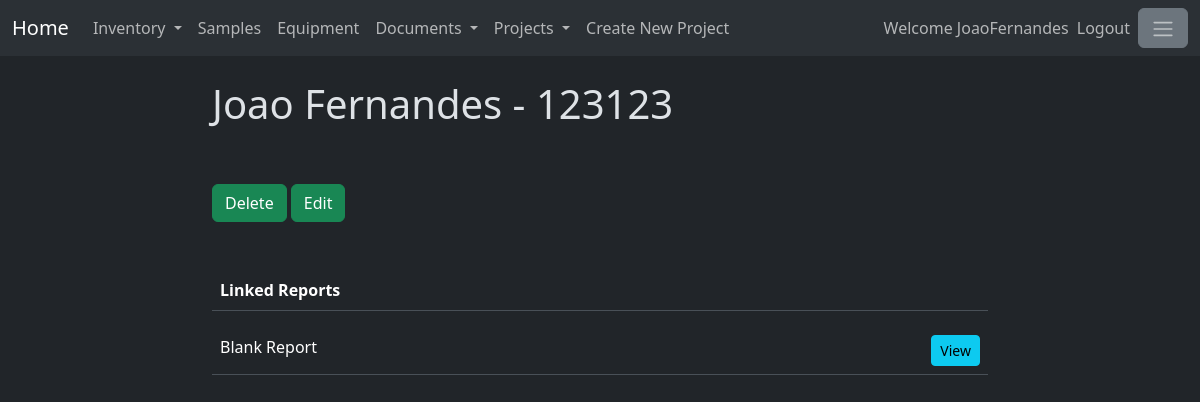
The app's page /stock/1 (signed in), older data.
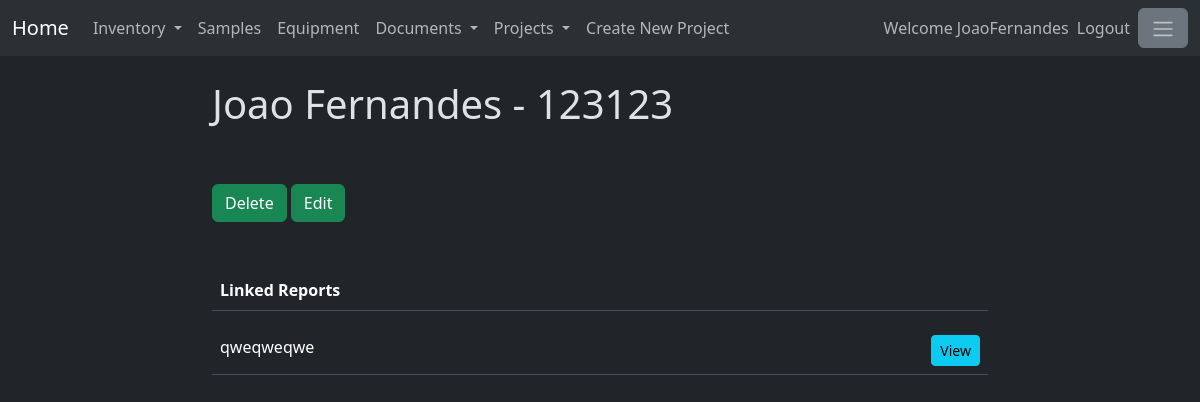
The same page, newer data.
### reports/models.py (models this page shows)
class Reports(models.Model):
    title = models.CharField(max_length=200)
    reportBody = RichTextField(blank=True,null=True)
    reportTags = models.ManyToManyField(Tags)
    isEnabled = models.BooleanField()
    owner = models.ForeignKey(User,on_delete=models.SET_NULL, null=True)
    ownerSignature = models.CharField(max_length=200)
    creationDate = models.DateField(auto_now_add=True)
    linkedReports = models.ManyToManyField('self')
    linkedSOPs=models.ManyToManyField(SOP, related_name="linkedSOPs")
    linkedReagents=models.ManyToManyField(Stock, related_name="linkedReagents")
    linkedSamples=models.ManyToManyField(Sample, related_name="linkedSamples")
    linkedEquipments=models.ManyToManyField(Equipment, related_name="linkedEquipments")
    linkedAttachment=models.ManyToManyField(ReportsAttachments, related_name="linkedAttachment")
    reportReviewers = models.ManyToManyField(ReportReviewers, related_name="reviewers")
    reviewed = models.BooleanField(default=False)
    project = models.ForeignKey(Projects, on_delete=models.SET_NULL, null=True)
    canEditUsers = models.ManyToManyField(User, related_name="canEditUsers")
    def __str__(self) -> str:
        return self.title

### stock/views.py (the view)
# urls.py: path('<int:id>', views.SpecificStock, name = 'specificStock'),
@login_required
def SpecificStock(response,id):
    stockInfo = Stock.objects.get(id=id)
    if not stockInfo.isEnabled:
        return HttpResponseRedirect("/stock")
    if response.method == "POST":
        if response.POST.get('delete_stock'):
            StockVersioning(action = "DELETED", stockModel = stockInfo, user=response.user)
            stockInfo.quantity=0
            stockInfo.isEnabled=False
            stockInfo.save()
            return HttpResponseRedirect("/stock")
        if response.POST.get('edit_stock'):
            return HttpResponseRedirect(f"/stock/edit/{id}")
    else:
        projects=Projects.objects.filter(isEnabled=True)
        projectform = CreateNewProject()
        linkedReports = Reports.objects.filter(linkedReagents=stockInfo)
        return render(response, 'specificStock.html', {'stockInfo':stockInfo,
                                                      'id':id,
                                                      'linkedReports':linkedReports,
                                                      'projects' : projects,
                                                    'projectform' : projectform})

### stock/models.py (called while the page is built)
    def __str__(self) -> str:
        return self.itemId.itemId.name + " - " + self.batchCode

### stock/templates/specificStock.html (shortened to what this page needs)
{% extends 'baseStock.html' %}
{% block content %}
<h1>{{stockInfo}}</h1>
<br>
<br>
<form method="post">
    <button  type="submit" name="delete_stock" value="True" class="btn btn-success">Delete</button>
    <button  type="submit" name="edit_stock" value="True" class="btn btn-success">Edit</button>
</form>
<br>
<br>
<table class="table" style="width: 100%;">
    <thead>
      <tr>
        <th width="90%" scope="col">Linked Reports</th>
        <th width="10%" scope="col"></th>
      </tr>
    </thead>
</table>
<div style="width:100%; overflow:auto; max-height:500px;">
  <table class="table">
      <tbody>
        {% for linkedReport in linkedReports %}
            <tr>
                <td width="95%">
                    {{linkedReport}}
                </td>
                <td width="5%">
                    <a class="btn btn-info btn-sm" href="{% url 'specificReport' linkedReport.project.name linkedReport.id %}">
                        View
                    </a>
                </td>
            </tr>
        {% endfor %}
      </tbody>
  </table>
</div>
{% endblock %}

Row changes from the older to the newer data that the page shows:
changed Reports: title "Blank Report" → "qweqweqwe"
